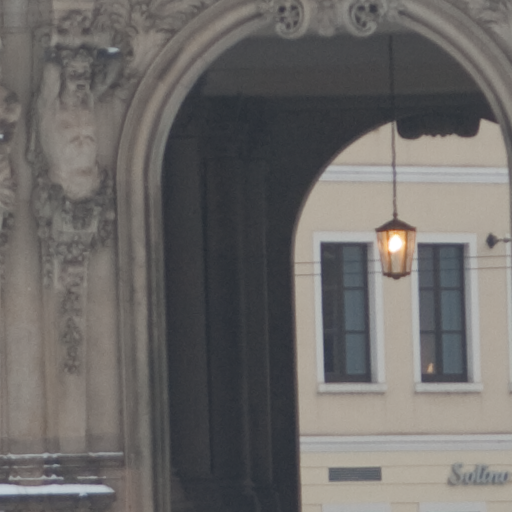
#> input picture dataset/original/Nikon_D200_0_14921.png, 512 x 512 px, found by its file name; the run also reads 2 pictures not shown here
$ python 'Noise Explorer.py'   (older library calls are emulated)
#> lines starting #> are read from the running program, lines starting #| are printed output that depends on the picture

# coding: utf-8

# In[51]:


from PIL import Image
import numpy as np
import matplotlib.pyplot as plt
from skimage.restoration import denoise_tv_chambolle, denoise_bilateral, denoise_wavelet, estimate_sigma


# In[60]:


img_orig_path = '/nas/home/nbonettini/projects/prnu-anonymization-detector/dataset/original/Nikon_D200_0_14921.png'
img_sara_path = '/nas/home/nbonettini/projects/prnu-anonymization-detector/dataset/mandelli/Nikon_D200_0_14921.png'
img_kirc_path = '/nas/home/nbonettini/projects/prnu-anonymization-detector/dataset/kirchner/Nikon_D200_0_14921.png'

img_orig = np.array(Image.open(img_orig_path)) / 255.
img_sara = np.array(Image.open(img_sara_path)) / 255.
img_kirc = np.array(Image.open(img_kirc_path)) / 255.

# Wavelet
img_orig_den_wv = denoise_wavelet(img_orig, multichannel=True)
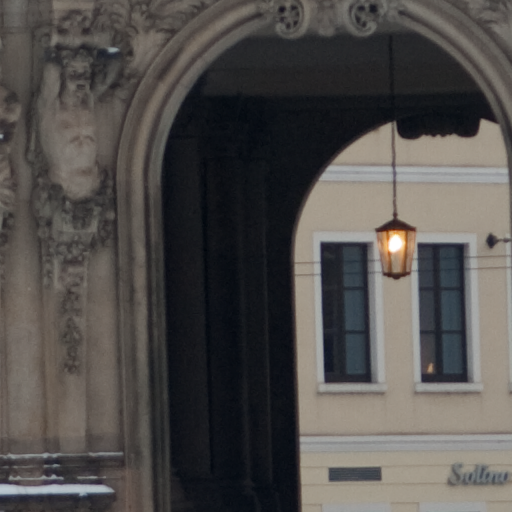
#> img_orig_den_wv: shape (512, 512, 3) float64; mean R, G, B 0.425, 0.415, 0.407; drawn with min black and max white
img_sara_den_wv = denoise_wavelet(img_sara, multichannel=True)
img_kirc_den_wv = denoise_wavelet(img_kirc, multichannel=True)


# In[61]:


img_orig_noise_wv = img_orig - img_orig_den_wv
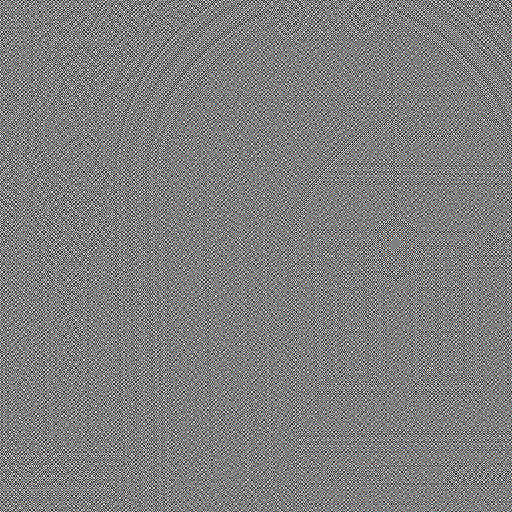
#> img_orig_noise_wv: shape (512, 512, 3) float64; mean R, G, B -7e-16, -6.85e-16, -6.85e-16; drawn with min black and max white
img_sara_noise_wv = img_sara - img_sara_den_wv
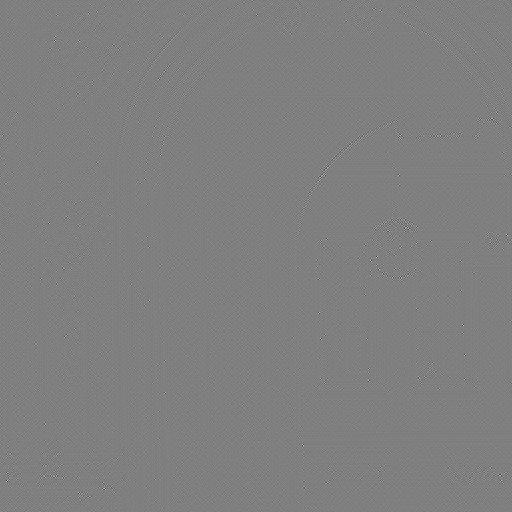
#> img_sara_noise_wv: shape (512, 512, 3) float64; mean R, G, B -7.01e-16, -6.74e-16, -6.64e-16; drawn with min black and max white
img_kirc_noise_wv = img_kirc - img_kirc_den_wv
clim_wv = [np.min(np.concatenate([img_orig_noise_wv, img_sara_noise_wv, img_kirc_noise_wv])),
        np.max(np.concatenate([img_orig_noise_wv, img_sara_noise_wv, img_kirc_noise_wv]))]
#> clim_wv = [-0.0258, 0.0258]


# In[62]:


img_orig_noise_wv_fft = np.abs((np.fft.fft2(img_orig_noise_wv,(224*2,224*2),axes=[0,1])))[:224,:224]
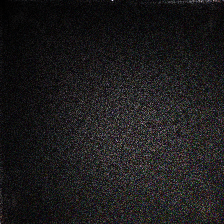
#> img_orig_noise_wv_fft: shape (224, 224, 3) float64; mean R, G, B 0.422, 0.403, 0.411; drawn with min black and max white
img_sara_noise_wv_fft = np.abs((np.fft.fft2(img_sara_noise_wv,(224*2,224*2),axes=[0,1])))[:224,:224]
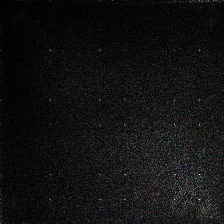
#> img_sara_noise_wv_fft: shape (224, 224, 3) float64; mean R, G, B 0.52, 0.52, 0.523; drawn with min black and max white
img_kirc_noise_wv_fft = np.abs((np.fft.fft2(img_kirc_noise_wv,(224*2,224*2),axes=[0,1])))[:224,:224]
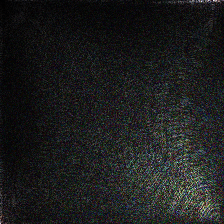
#> img_kirc_noise_wv_fft: shape (224, 224, 3) float64; mean R, G, B 0.419, 0.436, 0.431; drawn with min black and max white


# Quelle sopra ^^^ sono le features

# In[63]:


get_ipython().run_line_magic('matplotlib', 'inline')

clim_wv_fft = [np.min(np.concatenate([img_orig_noise_wv_fft, img_sara_noise_wv_fft, img_kirc_noise_wv_fft])),
        np.max(np.concatenate([img_orig_noise_wv_fft, img_sara_noise_wv_fft, img_kirc_noise_wv_fft]))]
#> clim_wv_fft = [1.27e-10, 7.34]

plt.figure(figsize=(15,20))
plt.subplot(3,3,1)
plt.imshow(img_orig)
plt.title('Orig')

plt.subplot(3,3,4)
plt.imshow(img_sara)
plt.title('Sara')

plt.subplot(3,3,7)
plt.imshow(img_kirc)
plt.title('Kirchner')

plt.subplot(3,3,2)
plt.imshow(img_orig_noise_wv_fft.mean(axis=2), clim=clim_wv_fft)#, plt.colorbar()
plt.title('Orig Noise WV FFF')

plt.subplot(3,3,5)
plt.imshow(img_sara_noise_wv_fft.mean(axis=2),clim=clim_wv_fft)#, plt.colorbar()
plt.title('Sara Noise WV FFT')

plt.subplot(3,3,8)
plt.imshow(img_kirc_noise_wv_fft.mean(axis=2),clim=clim_wv_fft)#, plt.colorbar()
plt.title('Kirchner Noise WV FFT')

plt.subplot(3,3,3)
plt.imshow(img_orig_noise_wv.mean(axis=2), clim=clim_wv)#, plt.colorbar()
plt.title('Orig Noise WV')

plt.subplot(3,3,6)
plt.imshow(img_sara_noise_wv.mean(axis=2), clim=clim_wv)#, plt.colorbar()
plt.title('Sara Noise WV')

plt.subplot(3,3,9)
plt.imshow(img_kirc_noise_wv.mean(axis=2), clim=clim_wv)#, plt.colorbar()
plt.title('Kirchner Noise WV')

plt.show()
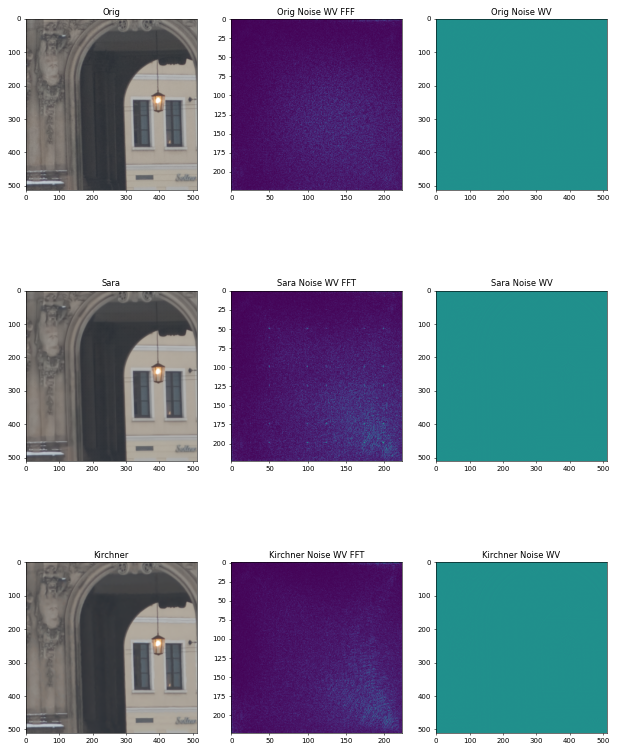
#> figure drawn by matplotlib, 9 panels
